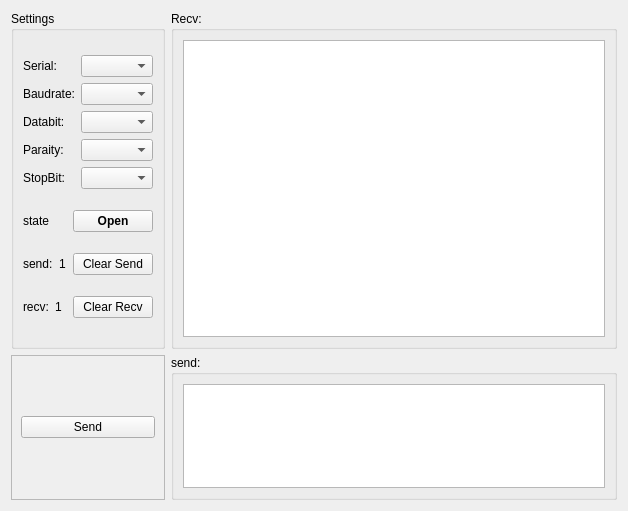
<?xml version="1.0" encoding="UTF-8"?>
<ui version="4.0">
 <class>SerialPageWidget</class>
 <widget class="QWidget" name="SerialPageWidget">
  <property name="geometry">
   <rect>
    <x>0</x>
    <y>0</y>
    <width>628</width>
    <height>511</height>
   </rect>
  </property>
  <property name="windowTitle">
   <string>Form</string>
  </property>
  <layout class="QGridLayout" name="gridLayout" rowstretch="7,3" columnstretch="2,8">
   <item row="0" column="0">
    <widget class="QGroupBox" name="groupBox_2">
     <property name="title">
      <string>Settings</string>
     </property>
     <layout class="QVBoxLayout" name="verticalLayout_2" stretch="4,2,1,1">
      <item>
       <layout class="QVBoxLayout" name="verticalLayout">
        <item>
         <layout class="QHBoxLayout" name="horizontalLayout">
          <item>
           <widget class="QLabel" name="labelSerial">
            <property name="text">
             <string>Serial:</string>
            </property>
           </widget>
          </item>
          <item>
           <widget class="SerialComboBox" name="serialportComboBox"/>
          </item>
         </layout>
        </item>
        <item>
         <layout class="QHBoxLayout" name="horizontalLayout_2">
          <item>
           <widget class="QLabel" name="labelSerial_2">
            <property name="text">
             <string>Baudrate:</string>
            </property>
           </widget>
          </item>
          <item>
           <widget class="SerialComboBox" name="baudComboBox"/>
          </item>
         </layout>
        </item>
        <item>
         <layout class="QHBoxLayout" name="horizontalLayout_3">
          <item>
           <widget class="QLabel" name="labelSerial_3">
            <property name="text">
             <string>Databit:</string>
            </property>
           </widget>
          </item>
          <item>
           <widget class="SerialComboBox" name="databitComboBox"/>
          </item>
         </layout>
        </item>
        <item>
         <layout class="QHBoxLayout" name="horizontalLayout_4">
          <item>
           <widget class="QLabel" name="labelSerial_4">
            <property name="text">
             <string>Paraity:</string>
            </property>
           </widget>
          </item>
          <item>
           <widget class="SerialComboBox" name="paraityComboBox"/>
          </item>
         </layout>
        </item>
        <item>
         <layout class="QHBoxLayout" name="horizontalLayout_5">
          <item>
           <widget class="QLabel" name="labelSerial_5">
            <property name="text">
             <string>StopBit:</string>
            </property>
           </widget>
          </item>
          <item>
           <widget class="SerialComboBox" name="stopbitComboBox"/>
          </item>
         </layout>
        </item>
       </layout>
      </item>
      <item>
       <layout class="QHBoxLayout" name="horizontalLayout_8">
        <item>
         <widget class="QLabel" name="labelOpenState">
          <property name="text">
           <string>state</string>
          </property>
         </widget>
        </item>
        <item>
         <widget class="QPushButton" name="btnOpen">
          <property name="font">
           <font>
            <weight>75</weight>
            <bold>true</bold>
           </font>
          </property>
          <property name="text">
           <string>Open</string>
          </property>
          <property name="flat">
           <bool>false</bool>
          </property>
         </widget>
        </item>
       </layout>
      </item>
      <item>
       <layout class="QHBoxLayout" name="horizontalLayout_6">
        <item>
         <widget class="QLabel" name="label_2">
          <property name="text">
           <string>send:</string>
          </property>
         </widget>
        </item>
        <item>
         <widget class="QLabel" name="labelSendcnt">
          <property name="text">
           <string>1</string>
          </property>
         </widget>
        </item>
        <item>
         <widget class="QPushButton" name="btnClearSend">
          <property name="text">
           <string>Clear Send</string>
          </property>
         </widget>
        </item>
       </layout>
      </item>
      <item>
       <layout class="QHBoxLayout" name="horizontalLayout_7">
        <item>
         <widget class="QLabel" name="label_4">
          <property name="text">
           <string>recv:</string>
          </property>
         </widget>
        </item>
        <item>
         <widget class="QLabel" name="labelRecvCnt">
          <property name="text">
           <string>1</string>
          </property>
         </widget>
        </item>
        <item>
         <widget class="QPushButton" name="btnClearRecv">
          <property name="text">
           <string>Clear Recv</string>
          </property>
         </widget>
        </item>
       </layout>
      </item>
     </layout>
    </widget>
   </item>
   <item row="0" column="1">
    <widget class="QGroupBox" name="groupBox">
     <property name="title">
      <string>Recv:</string>
     </property>
     <layout class="QVBoxLayout" name="verticalLayout_3">
      <item>
       <widget class="QPlainTextEdit" name="editRecv"/>
      </item>
     </layout>
    </widget>
   </item>
   <item row="1" column="0">
    <widget class="QFrame" name="frame">
     <property name="frameShape">
      <enum>QFrame::StyledPanel</enum>
     </property>
     <property name="frameShadow">
      <enum>QFrame::Raised</enum>
     </property>
     <layout class="QVBoxLayout" name="verticalLayout_5">
      <item>
       <widget class="QPushButton" name="btnSend">
        <property name="text">
         <string>Send</string>
        </property>
       </widget>
      </item>
     </layout>
    </widget>
   </item>
   <item row="1" column="1">
    <widget class="QGroupBox" name="groupBox_3">
     <property name="title">
      <string>send:</string>
     </property>
     <layout class="QVBoxLayout" name="verticalLayout_4">
      <item>
       <layout class="QHBoxLayout" name="horizontalLayout_9">
        <item>
         <widget class="QPlainTextEdit" name="editSend"/>
        </item>
       </layout>
      </item>
     </layout>
    </widget>
   </item>
  </layout>
 </widget>
 <customwidgets>
  <customwidget>
   <class>SerialComboBox</class>
   <extends>QComboBox</extends>
   <header>serialcombobox.h</header>
  </customwidget>
 </customwidgets>
 <resources/>
 <connections/>
</ui>
